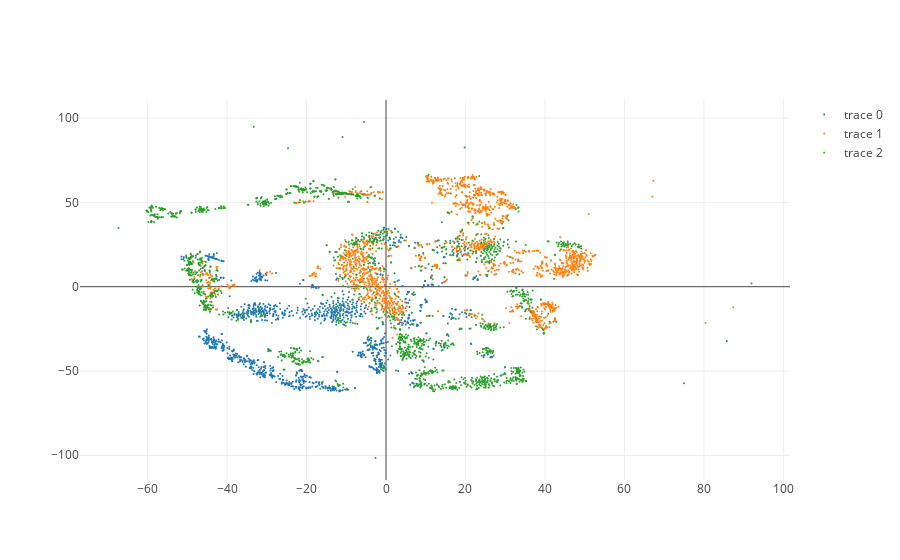

The notebook cell saved with this chart:
### Code cell
fig0 = go.Scatter(
    x=ld_dataset[labels == 0][:,0],
    y=ld_dataset[labels == 0][:,1],
    marker={'size': 2},
    mode="markers"
)

fig1 = go.Scatter(
    x=ld_dataset[labels == 1][:,0],
    y=ld_dataset[labels == 1][:,1],
    marker={'size': 2},
    mode="markers"
)

fig2 = go.Scatter(
    x=ld_dataset[labels == 2][:,0],
    y=ld_dataset[labels == 2][:,1],
    marker={'size': 2},
    mode="markers"
)

plotly.iplot([fig0, fig1, fig2])

### Figure 1 — Plotly figure (JSON) as saved in the notebook; plotly's stock layout.template omitted (floating-point values rounded to 4 significant figures; data arrays with more than 128 entries replaced by an {"elided": "..."} marker saying what was removed)
{"data": [{"marker": {"size": 2}, "mode": "markers", "type": "scatter", "x": {"elided": "1247 float values"}, "y": {"elided": "1247 float values"}}, {"marker": {"size": 2}, "mode": "markers", "type": "scatter", "x": {"elided": "1832 float values"}, "y": {"elided": "1832 float values"}}, {"marker": {"size": 2}, "mode": "markers", "type": "scatter", "x": {"elided": "1921 float values"}, "y": {"elided": "1921 float values"}}], "layout": {}}
